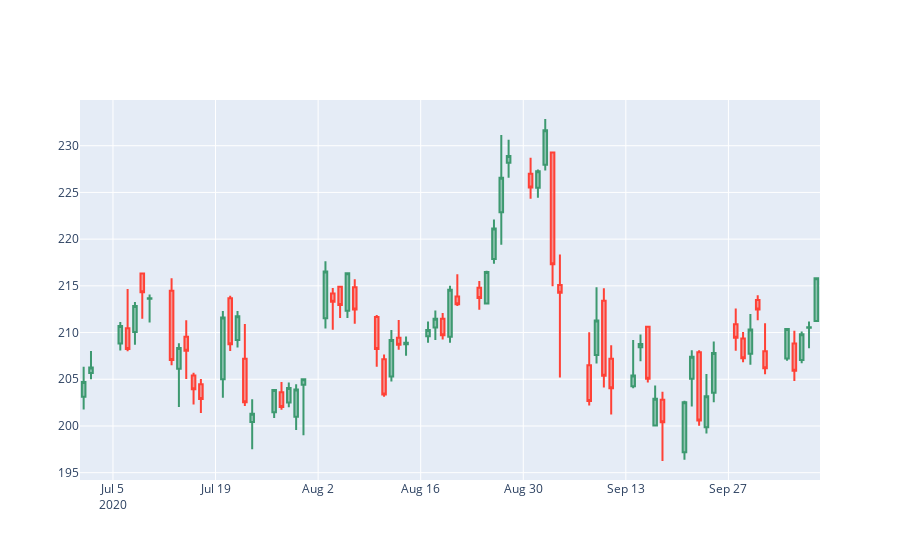

Notebook source saved alongside this figure:
### Code cell
candleGraph(msft, '2020-07-01', '2021-01-01')
